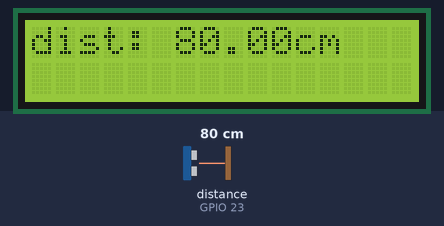
The program below on a simulated Raspberry Pi (BCM pin numbers). On the bench: 16×2 character LCD. The test bench sets the inputs (shaded band); at power-on: distance to the obstacle (sensor on GPIO 23) 80 cm. The echo pulse lasts 58.3 µs per cm.

Above: at 1.2 s.
1.3 s: distance to the obstacle (sensor on GPIO 23) set to 2 cm
At 3.4 s:
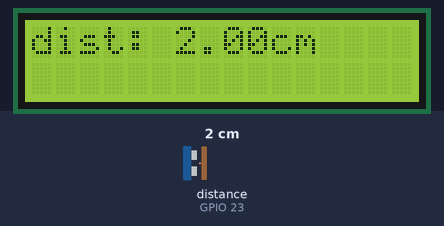
4.3 s: distance to the obstacle (sensor on GPIO 23) set to 4 cm
At 6.6 s:
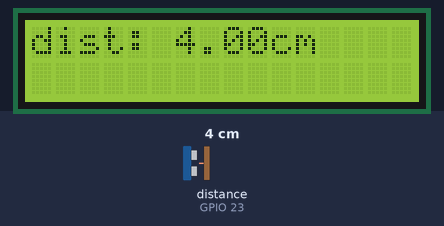
7.3 s: distance to the obstacle (sensor on GPIO 23) set to 9 cm
At 8.6 s:
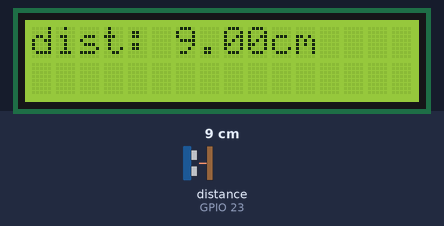
Timing chart, 0 to 10.3 s (numbered marks = the images above; inputs shaded):
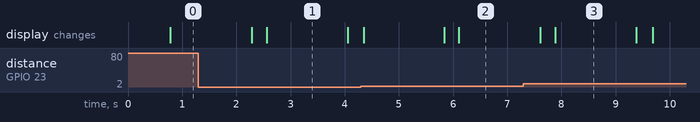

Measured:
- after the input at 1.3 s, the display: first differs from a run without the input after 1.3 s (image 1)
- after the input at 4.3 s, the display: first differs from a run without the input after 1.8 s (image 2)
- after the input at 7.3 s, the display: first differs from a run without the input after 0.59 s (image 3)
- what the display in image 1 shows lasts 1.5 s, from 2.6 s to 4.1 s

The program:

lcd_distance.py
```python
from RPLCD.i2c import CharLCD
from gpiozero import DistanceSensor
from time import sleep
import statistics

lcd = CharLCD(
	i2c_expander='PCF8574',
	address=0x27,
	port=1,
	cols=16,	# 한 라인에 16글자
	rows=2,		# 2행
	charmap='A00'	# 기본 설정
)
sensor = DistanceSensor(echo=23, trigger=24)

def get_distance_cm(samples=5):
	values = []
	for _ in range(samples):
		values.append(sensor.distance * 100)
		sleep(0.05)
	return statistics.median(values)

try:
	for i in range(10):
		lcd.clear()
		dist = get_distance_cm()
		lcd.write_string(f"dist: {dist:.2f}cm")
		sleep(1.5)

finally:
	lcd.clear()
	lcd.close(clear=True)
```
